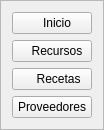
               <widget class="QFrame" name="frame_lateral_admin">
                <property name="minimumSize">
                 <size>
                  <width>0</width>
                  <height>0</height>
                 </size>
                </property>
                <property name="maximumSize">
                 <size>
                  <width>0</width>
                  <height>16777215</height>
                 </size>
                </property>
                <property name="frameShape">
                 <enum>QFrame::StyledPanel</enum>
                </property>
                <property name="frameShadow">
                 <enum>QFrame::Raised</enum>
                </property>
                <layout class="QVBoxLayout" name="verticalLayout_66">
                 <item>
                  <widget class="QPushButton" name="btn_inicio_admin">
                   <property name="maximumSize">
                    <size>
                     <width>16777215</width>
                     <height>35</height>
                    </size>
                   </property>
                   <property name="text">
                    <string>   Inicio</string>
                   </property>
                   <property name="icon">
                    <iconset>
                     <normaloff>image/inicio.png</normaloff>image/inicio.png</iconset>
                   </property>
                   <property name="iconSize">
                    <size>
                     <width>27</width>
                     <height>27</height>
                    </size>
                   </property>
                  </widget>
                 </item>
                 <item>
                  <widget class="QPushButton" name="btn_recursos_admin">
                   <property name="maximumSize">
                    <size>
                     <width>16777215</width>
                     <height>35</height>
                    </size>
                   </property>
                   <property name="text">
                    <string>   Recursos</string>
                   </property>
                   <property name="icon">
                    <iconset>
                     <normaloff>image/hoja.png</normaloff>image/hoja.png</iconset>
                   </property>
                   <property name="iconSize">
                    <size>
                     <width>27</width>
                     <height>27</height>
                    </size>
                   </property>
                  </widget>
                 </item>
                 <item>
                  <widget class="QPushButton" name="btn_recetas_admin">
                   <property name="maximumSize">
                    <size>
                     <width>16777215</width>
                     <height>35</height>
                    </size>
                   </property>
                   <property name="text">
                    <string>    Recetas</string>
                   </property>
                   <property name="icon">
                    <iconset>
                     <normaloff>image/recetas.png</normaloff>image/recetas.png</iconset>
                   </property>
                   <property name="iconSize">
                    <size>
                     <width>30</width>
                     <height>30</height>
                    </size>
                   </property>
                  </widget>
                 </item>
                 <item>
                  <widget class="QPushButton" name="btn_provedores_admin">
                   <property name="maximumSize">
                    <size>
                     <width>16777215</width>
                     <height>35</height>
                    </size>
                   </property>
                   <property name="text">
                    <string>Proveedores</string>
                   </property>
                   <property name="icon">
                    <iconset>
                     <normaloff>image/prove.png</normaloff>image/prove.png</iconset>
                   </property>
                   <property name="iconSize">
                    <size>
                     <width>30</width>
                     <height>30</height>
                    </size>
                   </property>
                  </widget>
                 </item>
                </layout>
               </widget>
